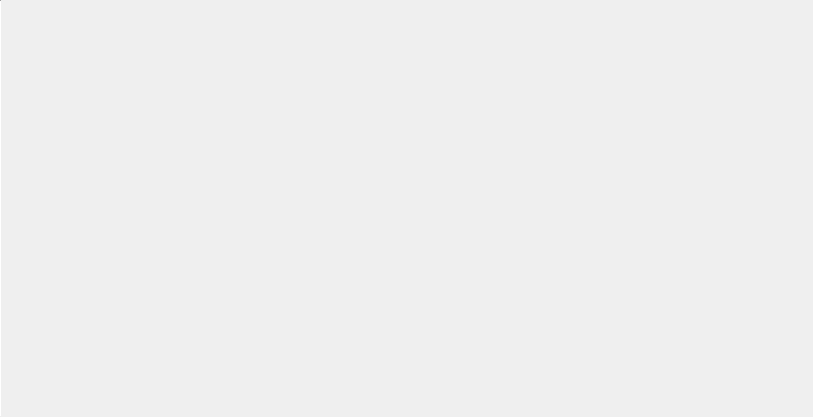
<?xml version="1.0" encoding="UTF-8"?>
<ui version="4.0">
 <class>FileTab</class>
 <widget class="QWidget" name="FileTab">
  <property name="geometry">
   <rect>
    <x>0</x>
    <y>0</y>
    <width>813</width>
    <height>417</height>
   </rect>
  </property>
  <property name="windowTitle">
   <string notr="true">Form</string>
  </property>
  <layout class="QHBoxLayout" name="horizontalLayout">
   <property name="spacing">
    <number>0</number>
   </property>
   <property name="leftMargin">
    <number>0</number>
   </property>
   <property name="topMargin">
    <number>0</number>
   </property>
   <property name="rightMargin">
    <number>0</number>
   </property>
   <property name="bottomMargin">
    <number>0</number>
   </property>
   <item>
    <widget class="Sidebar" name="sidebar" native="true"/>
   </item>
   <item>
    <widget class="Line" name="line">
     <property name="maximumSize">
      <size>
       <width>1</width>
       <height>16777215</height>
      </size>
     </property>
     <property name="orientation">
      <enum>Qt::Vertical</enum>
     </property>
    </widget>
   </item>
   <item>
    <widget class="QScrollArea" name="scrollArea">
     <property name="frameShape">
      <enum>QFrame::NoFrame</enum>
     </property>
     <property name="widgetResizable">
      <bool>true</bool>
     </property>
     <widget class="QWidget" name="scrollAreaWidgetContents">
      <property name="geometry">
       <rect>
        <x>0</x>
        <y>0</y>
        <width>802</width>
        <height>417</height>
       </rect>
      </property>
      <layout class="QHBoxLayout" name="horizontalLayout_3">
       <property name="spacing">
        <number>0</number>
       </property>
       <property name="leftMargin">
        <number>0</number>
       </property>
       <property name="topMargin">
        <number>0</number>
       </property>
       <property name="rightMargin">
        <number>0</number>
       </property>
       <property name="bottomMargin">
        <number>0</number>
       </property>
       <item>
        <layout class="QHBoxLayout" name="dirsLayout"/>
       </item>
       <item>
        <spacer name="horizontalSpacer">
         <property name="orientation">
          <enum>Qt::Horizontal</enum>
         </property>
         <property name="sizeHint" stdset="0">
          <size>
           <width>0</width>
           <height>0</height>
          </size>
         </property>
        </spacer>
       </item>
       <item>
        <spacer name="rightSpacer">
         <property name="orientation">
          <enum>Qt::Horizontal</enum>
         </property>
         <property name="sizeType">
          <enum>QSizePolicy::Fixed</enum>
         </property>
         <property name="sizeHint" stdset="0">
          <size>
           <width>0</width>
           <height>20</height>
          </size>
         </property>
        </spacer>
       </item>
      </layout>
     </widget>
    </widget>
   </item>
  </layout>
 </widget>
 <customwidgets>
  <customwidget>
   <class>Sidebar</class>
   <extends>QWidget</extends>
   <header>sidebar/sidebar.h</header>
   <container>1</container>
  </customwidget>
 </customwidgets>
 <resources/>
 <connections/>
</ui>
